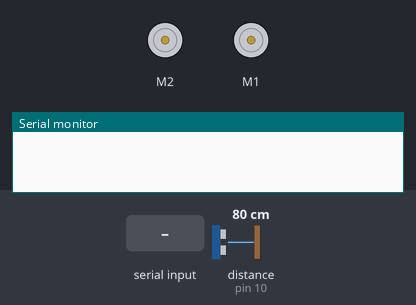
A sketch run on a simulated Arduino Uno, built with avr-gcc and run on an emulated ATmega328P. Shown: 2 × DC motor (green arrow = forward, orange = backward, longer = faster), the last lines printed to the serial monitor. Wiring (inferred from the names in the program): ultrasonic range finder: trigger pin 9; echo pin 10. Inputs (shaded band) come from the test bench; at power-on: distance to the obstacle (sensor on pin 10) 80 cm. The echo pulse lasts 58.3 µs per cm.

Above: at 1.2 s.
1.3 s: "W" received over Serial
At 2.2 s:
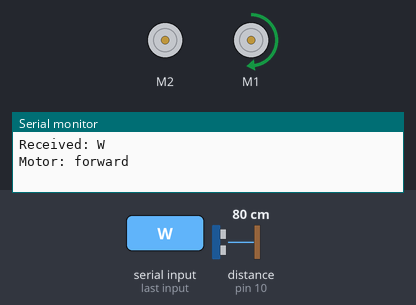
2.8 s: distance to the obstacle (sensor on pin 10) set to 18 cm
4.3 s: distance to the obstacle (sensor on pin 10) set to 15 cm
At 5.5 s:
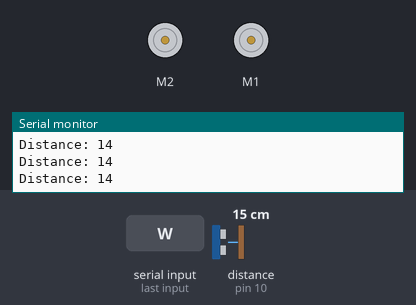
5.8 s: byte 84 ('T') received over Serial
At 6.9 s:
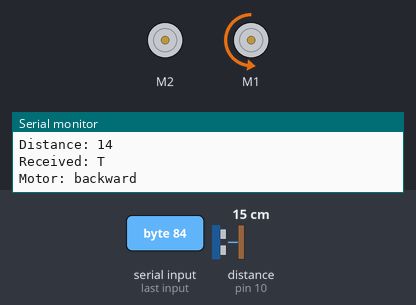
7.3 s: byte 82 ('R') received over Serial
At 7.9 s:
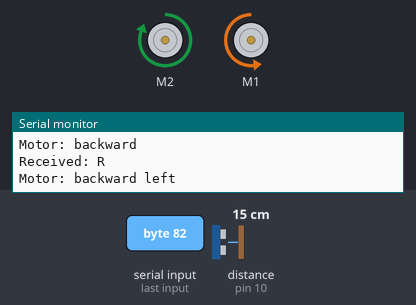
8.8 s: byte 70 ('F') received over Serial
At 9.1 s:
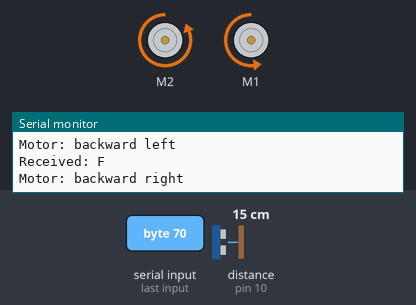
Timing chart, 0 to 11.3 s (numbered marks = the images above; inputs shaded):
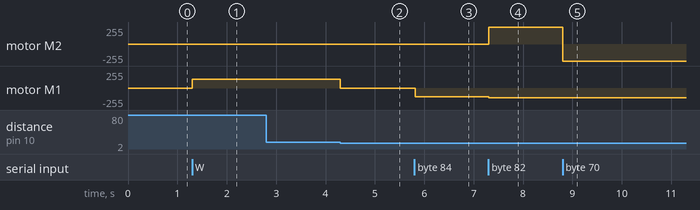

The sketch:

car_control_bluetooth.ino
```cpp
#include <AFMotor.h>
//#include <SoftwareSerial.h>

// Motor pins
AF_DCMotor motor_forward_backward(1);
AF_DCMotor motor_left_right(2);

// Motor speed variables; adjust according to own motor type/battery strength
int speed_forward_backward = 130;
int speed_left_right = 145;

// Ultra sonic pins
const int trigPin = 9;
const int echoPin = 10;
// Ultra sonic variables
long duration;
int distance;

// Serial communication variables
char incoming;

// Printing logic variable
int flag = 0;


void setup() {
  pinMode(trigPin, OUTPUT); // Sets the trigPin as an Output
  pinMode(echoPin, INPUT); // Sets the echoPin as an Input
  Serial.begin(9600);
}

void loop() {
   // Clears the trigPin
   digitalWrite(trigPin, LOW);
   delayMicroseconds(2);
   digitalWrite(trigPin, HIGH);
   delayMicroseconds(10); // Sets the trigPin on HIGH state for 10 micro seconds
   digitalWrite(trigPin, LOW);

   duration = pulseIn(echoPin, HIGH); // Reads the echoPin, returns the sound wave travel time in microseconds
   distance = duration*0.034/2; // Calculating the distance (in cm)

   if(Serial.available() > 0){ // Read incoming serial(bluetooth) connection
      incoming = Serial.read();
      Serial.print("Received: ");
      Serial.println(incoming);
      flag = 0; // Set printing flag to 0
   }
   /***************************Speed*****************************/
   if (incoming == '0') {
      speed_forward_backward = 100;
      speed_left_right = 110;
      if(flag == 0){
          Serial.print("Motor: ");
          Serial.println(speed_forward_backward);
          flag=1;
    }}
   else if (incoming == '1') {
      speed_forward_backward = 120;
      speed_left_right = 130;
      if(flag == 0){
          Serial.print("Motor: ");
          Serial.println(speed_forward_backward);
          flag=1;
    }
    }
   else if (incoming == '2') {
      speed_forward_backward = 150;
      speed_left_right = 165;
      if(flag == 0){
          Serial.print("Motor: ");
          Serial.println(speed_forward_backward);
          flag=1;
    }
    }
    else if (incoming == '3') {
      speed_forward_backward = 175;
      speed_left_right = 185;
      if(flag == 0){
          Serial.print("Motor: ");
          Serial.println(speed_forward_backward);
          flag=1;
    }
    }
    else if (incoming == '4') {
      speed_forward_backward = 200;
      speed_left_right = 215;
      if(flag == 0){
          Serial.print("Motor: ");
          Serial.println(speed_forward_backward);
          flag=1;
    }
    }
    else if (incoming == '5') {
      speed_forward_backward = 225;
      speed_left_right = 235;
      if(flag == 0){
          Serial.print("Motor: ");
          Serial.println(speed_forward_backward);
          flag=1;
    }
    }
    else if (incoming == '6') {
      speed_forward_backward = 255;
      speed_left_right = 255;
      if(flag == 0){
          Serial.print("Motor: ");
          Serial.println(speed_forward_backward);
          flag=1;
     }
    }
  /***********************Forward****************************/
  //If incoming equals 'W', car will move forward !!(if ultra sonic distance > 15)!!
    if (incoming == 'W') {
      if (distance > 15) {
        motor_left_right.setSpeed(0);
        motor_forward_backward.run(FORWARD);
        motor_forward_backward.setSpeed(speed_forward_backward);
        if(flag == 0){
          Serial.println("Motor: forward");
          flag=1;
          }
      }
      else {
        Serial.print("Distance: ");
        Serial.println(distance);
        motor_forward_backward.setSpeed(0);
        motor_left_right.setSpeed(0);
        if(flag == 0){
          Serial.println("Motor: stop");
          flag=1;
          }
      }
   }
  /**********************Forward Left************************/
  //If incoming equals 'Q', car will go forward left !!(if ultra sonic distance > 15)!!
    else if (incoming == 'Q') {
      if (distance > 15) {
        motor_left_right.run(FORWARD);
        motor_left_right.setSpeed(255);
        motor_forward_backward.run(FORWARD);
        motor_forward_backward.setSpeed(speed_left_right);
        if(flag == 0){
          Serial.println("Motor: forward left");
          flag=1;
    }}
     else {
        Serial.print("Distance: ");
        Serial.println(distance);
        motor_forward_backward.setSpeed(0);
        motor_left_right.setSpeed(0);
        if(flag == 0){
          Serial.println("Motor: stop");
          flag=1;
        }
    }
   }
  /**********************Forward Right************************/
  //If incoming equals 'E', car will go forward right !!(if ultra sonic distance > 15)!!
    else if (incoming == 'E') {
      if (distance > 15) {
        motor_left_right.run(BACKWARD);
        motor_left_right.setSpeed(255);
        motor_forward_backward.run(FORWARD);
        motor_forward_backward.setSpeed(speed_left_right);

        if(flag == 0){
          Serial.println("Motor: forward right");
          flag=1;
    }}
    else {
        Serial.print("Distance: ");
        Serial.println(distance);
        motor_forward_backward.setSpeed(0);
        motor_left_right.setSpeed(0);
        if(flag == 0){
          Serial.println("Motor: stop");
          flag=1;
        }
    }
   }
  /***********************Backward****************************/
  //If s is equal with letter 'B', car will go backward
    else if (incoming == 'T') {
        motor_left_right.setSpeed(0);
        motor_forward_backward.run(BACKWARD);
        motor_forward_backward.setSpeed(speed_forward_backward);
        if(flag == 0){
          Serial.println("Motor: backward");
          flag=1;
        }
    }
  /**********************Backward Left************************/
  //If incoming equals 'R', car will go backward left
    else if (incoming == 'R') {
        motor_left_right.run(FORWARD);
        motor_left_right.setSpeed(255);
        motor_forward_backward.run(BACKWARD);
        motor_forward_backward.setSpeed(speed_left_right);
        if(flag == 0){
          Serial.println("Motor: backward left");
          flag=1;
        }
   }
  /**********************Backward Right************************/
  //If incoming equals 'F', car will go backward right
    else if (incoming == 'F') {
        motor_left_right.run(BACKWARD);
        motor_left_right.setSpeed(255);
        motor_forward_backward.run(BACKWARD);
        motor_forward_backward.setSpeed(speed_left_right);
        if(flag == 0){
          Serial.println("Motor: backward right");
          flag=1;
        }
    }
  /***************************Left*****************************/
  //If incoming equals 'J', wheels will turn left
    else if (incoming == 'J') {
        motor_forward_backward.setSpeed(0);
        motor_left_right.run(FORWARD);
        motor_left_right.setSpeed(255);
        if(flag == 0){
          Serial.println("Motor: left");
          flag=1;
        }
    }
  /***************************Right*****************************/
  //If incoming equals 'I', wheels will turn right
    else if (incoming == 'I') {
        motor_forward_backward.setSpeed(0);
        motor_left_right.run(BACKWARD);
        motor_left_right.setSpeed(255);
        if(flag == 0){
          Serial.println("Motor: right");
          flag=1;
        }
    }
  /************************Stop*****************************/
  //If incoming equals 'O', car will stop
    else if (incoming == 'O') {
        motor_forward_backward.setSpeed(0);
        motor_left_right.setSpeed(0);
        if(flag == 0){
          Serial.println("Motor: stop");
          flag=1;
        }
    }
}
```

Measured:
- the behaviour switches between 17 and 16 cm on distance to the obstacle (sensor on pin 10) (found by bisection; images 1 and 2)
- after the input at 1.3 s, motor M1: stopped → forward 130/255 at once
- after the input at 2.8 s, every drawn part: stays the same
- after the input at 4.3 s, motor M1: forward 130/255 → stopped at once
- after the input at 5.8 s, motor M1: stopped → backward 130/255 at once
- after the input at 7.3 s, motor M2: stopped → forward 255/255 at once; motor M1: backward 130/255 → backward 145/255 at once
- after the input at 8.8 s, motor M2: forward 255/255 → backward 255/255 at once
